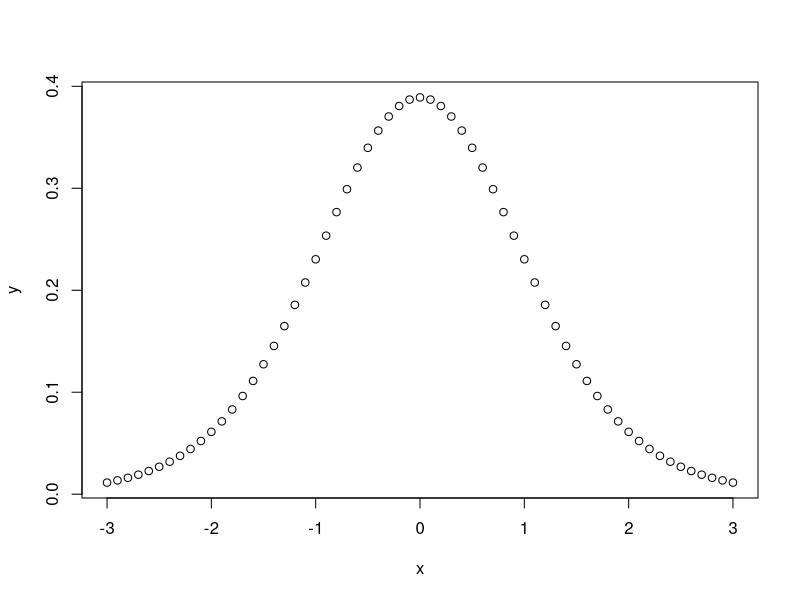
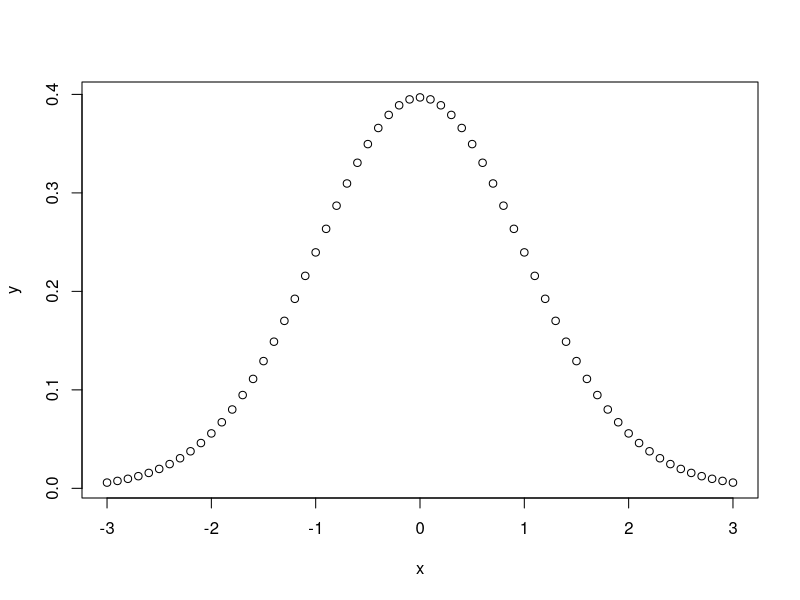
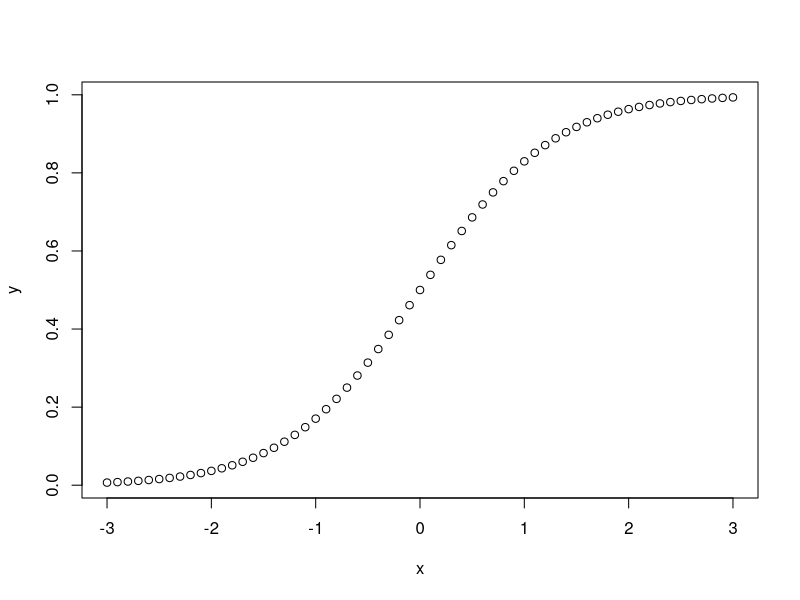

Write R code to recreate these figures, in order.
#t Distribution
help(TDist)
x = seq(-3,3, by=0.1)
y = dt(x,df=10)
# t distribution curve
plot(x, y)
y = dt(x,df=50)
plot(x, y)
# cumulative dist curve
y = pt(x,df=10)
plot(x, y)
qnorm(c(0.85, 0.9, 0.95, 0.99))
qt(c(0.85, 0.9, 0.95, 0.99), df=10)
qt(c(0.85, 0.9, 0.95, 0.99), df=10) - qnorm(c(0.85, 0.9, 0.95, 0.99))

